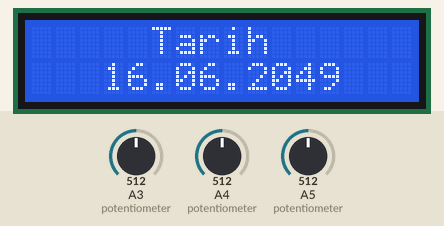
A sketch run on a simulated Arduino Uno, built with avr-gcc and run on an emulated ATmega328P. Parts: 16×2 character LCD. The test bench sets the inputs (shaded band); at power-on: A3 (potentiometer) = 512, A4 (potentiometer) = 512, A5 (potentiometer) = 512.

Above: at 1.2 s.
1.3 s: A3 (potentiometer) set to 716
At 2.1 s:
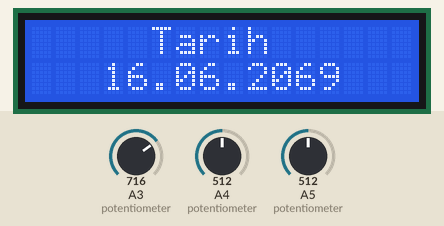
2.8 s: A4 (potentiometer) set to 716
4.3 s: A5 (potentiometer) set to 716
At 5.5 s:
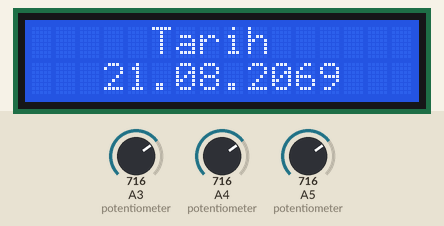
5.8 s: A3 (potentiometer) set to 900
At 6.8 s:
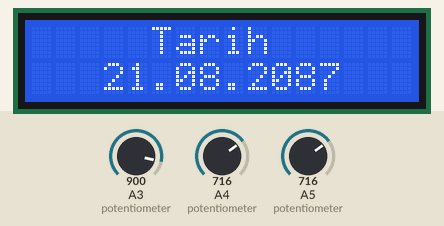
7.3 s: A4 (potentiometer) set to 900
At 7.9 s:
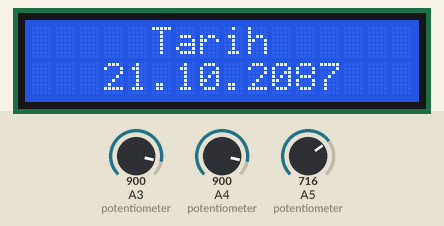
8.8 s: A5 (potentiometer) set to 900
At 10.2 s:
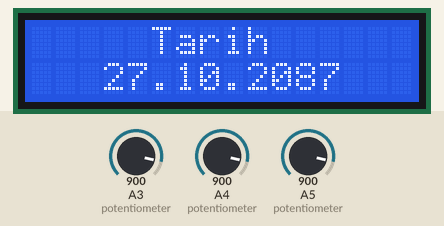
Timing chart, 0 to 11.3 s (numbered marks = the images above; inputs shaded):
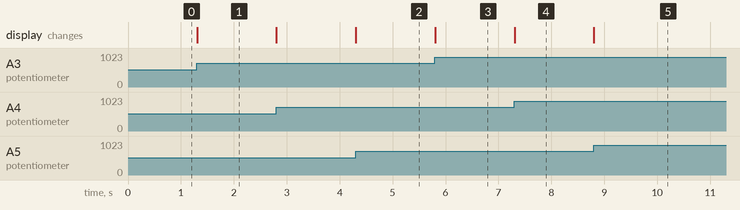

The sketch:

sketch.ino
```cpp
#include <LiquidCrystal.h>

LiquidCrystal lcd(12, 11, 10, 9, 8, 7);
int gE=1;
int aE=1;
int yE=0;

void setup() {
  lcd.begin(16, 2);
  lcdYaz();
}

void loop() {
  byte gY=map(analogRead(A5),0,1023,1,31);
  byte aY=map(analogRead(A4),0,1023,1,12);
  byte yY=map(analogRead(A3),0,1023,0,99);
  if (gE!=gY || aE!=aY || yE!=yY)
    {
      gE=gY;
      aE=aY;
      yE=yY;
      lcdYaz();
    }
}

void lcdYaz()
  {
    lcd.clear();
    lcd.setCursor(5,0);
    lcd.print("Tarih");
    lcd.setCursor(3,1);
    lcd.print(hane(gE)+".");
    lcd.print(hane(aE)+".");
    lcd.print("20"+hane(yE));
  }

String hane(int sayi)
  {
    String sonuc=String(sayi);
    if (sayi<10) sonuc="0"+sonuc;
    return sonuc;
  }
```

Measured:
- after the input at 1.3 s, the display: changes at once (image 1)
- after the input at 4.3 s, the display: changes at once (image 2)
- after the input at 5.8 s, the display: changes at once (image 3)
- after the input at 7.3 s, the display: changes at once (image 4)
- after the input at 8.8 s, the display: changes at once (image 5)
